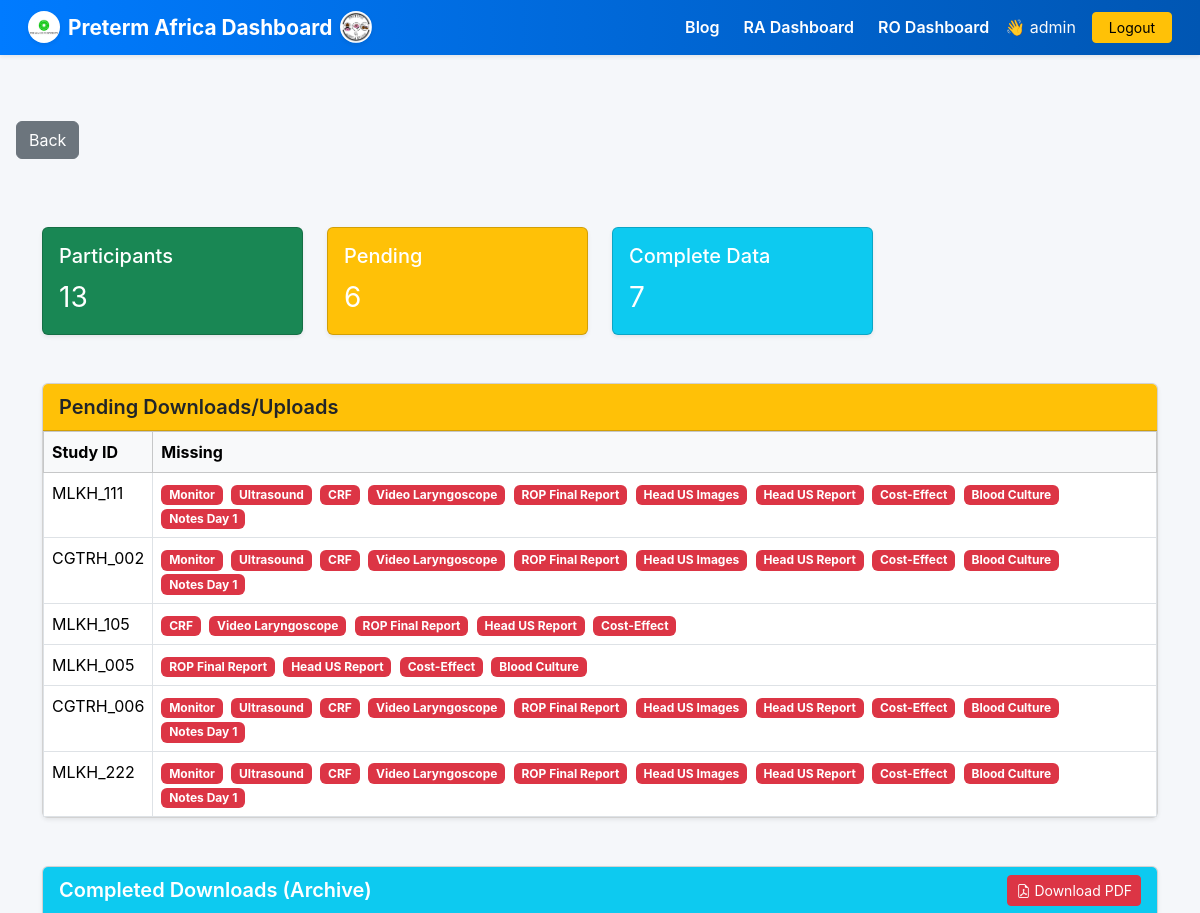
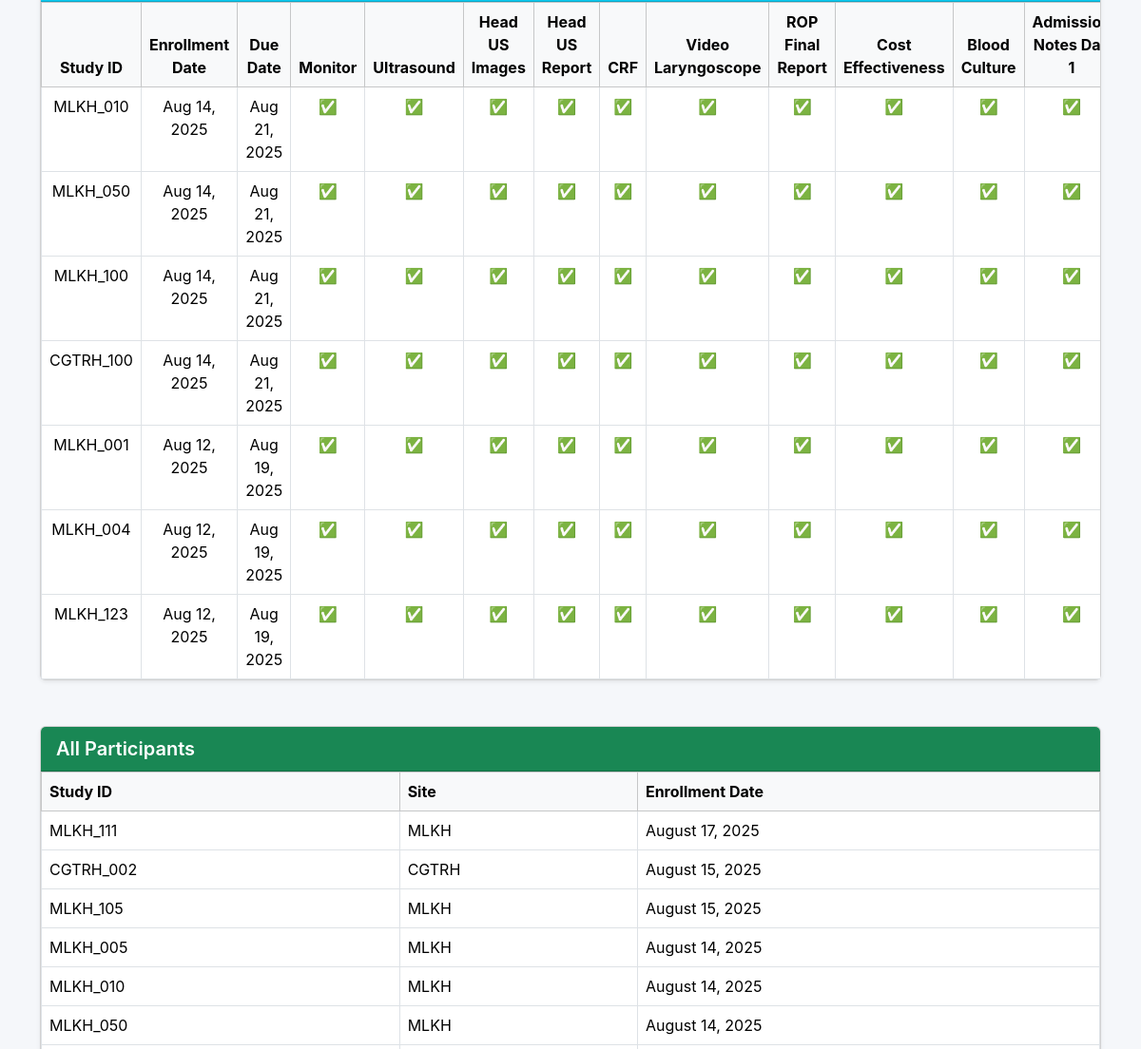
Before: /choose-dashboard/ (signed in, upper part) with the older database file (2 pictures, top to bottom).
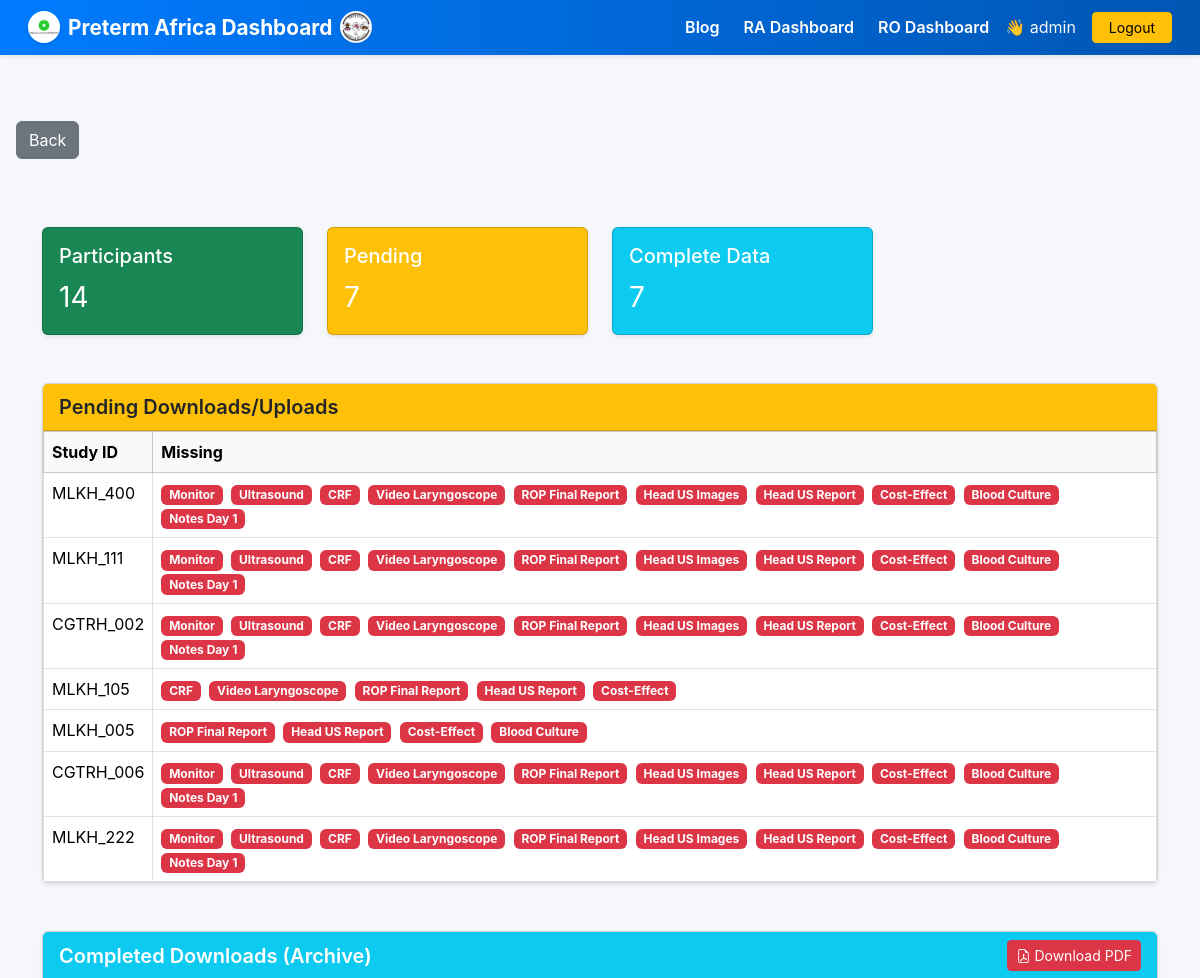
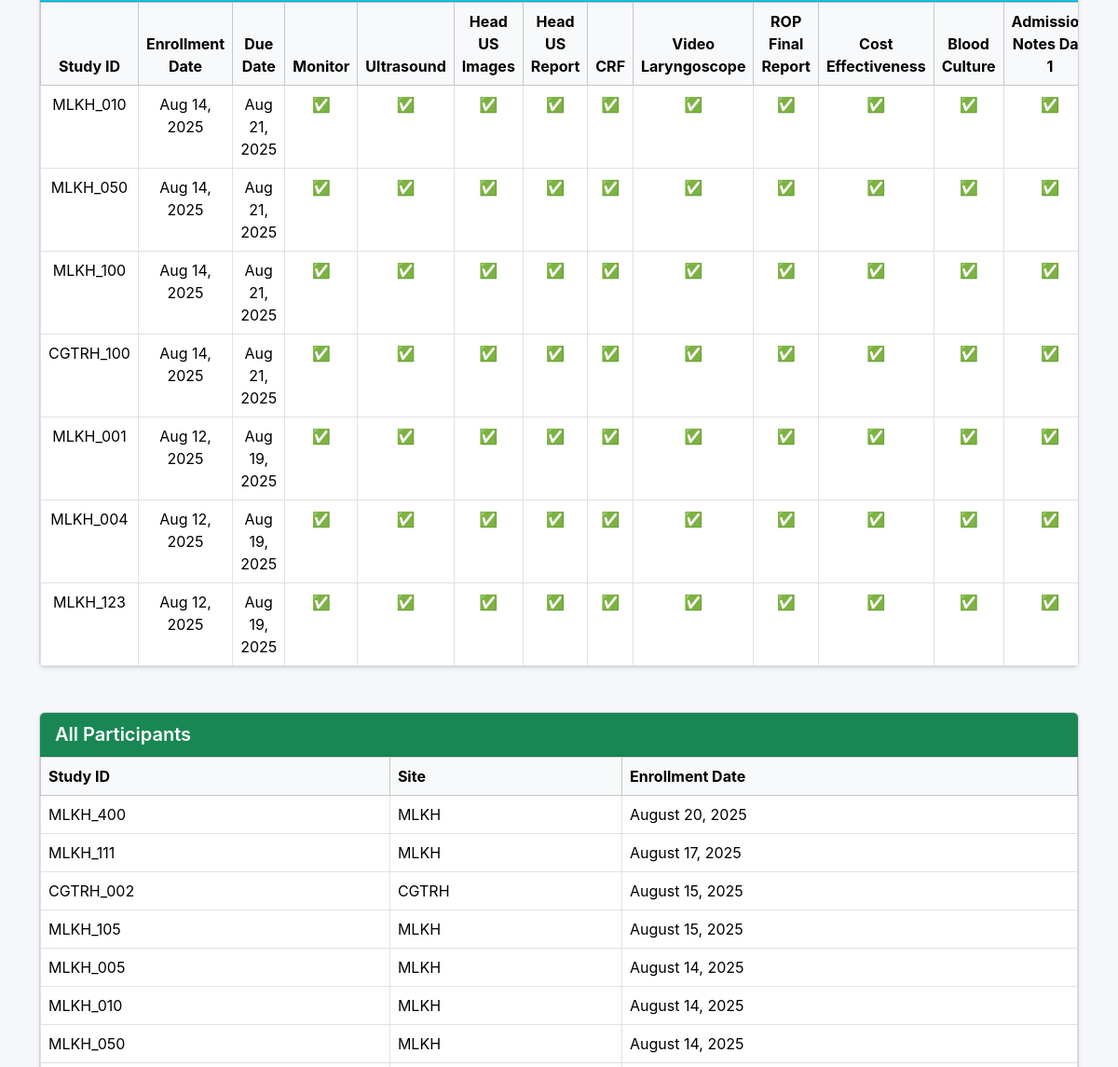
After: the same page with the newer database file (2 pictures, top to bottom).
### tracking/models.py (models this page shows, shortened)
class Participant(models.Model):
    site = models.ForeignKey(Site, on_delete=models.CASCADE)
    study_id = models.CharField(max_length=50, unique=True)
    enrollment_date = models.DateField(default=timezone.now)
    due_date = models.DateField(editable=False)
    monitor_downloaded = models.BooleanField(default=False)
    monitor_downloaded_at = models.DateTimeField(null=True, blank=True)
    monitor_downloaded_by = models.ForeignKey(
        'CustomUser', null=True, blank=True, on_delete=models.SET_NULL,
        related_name='monitor_downloads'
    )
    ultrasound_downloaded = models.BooleanField(default=False)
    ultrasound_downloaded_at = models.DateTimeField(null=True, blank=True)
    ultrasound_downloaded_by = models.ForeignKey(
        'CustomUser', null=True, blank=True, on_delete=models.SET_NULL,
        related_name='ultrasound_downloads'
    )
    monitor_downloaded = models.BooleanField(default=False)
    monitor_downloaded_on = models.DateTimeField(null=True, blank=True)
    ultrasound_downloaded = models.BooleanField(default=False)
    ultrasound_downloaded_on = models.DateTimeField(null=True, blank=True)
    case_report_form_uploaded = models.BooleanField(default=False)
    video_laryngoscope_uploaded = models.BooleanField(default=False)
    rop_final_report_uploaded = models.BooleanField(default=False)
    head_ultrasound_images_uploaded = models.BooleanField(default=False)
    head_ultrasound_report_uploaded = models.BooleanField(default=False)
    cost_effectiveness_data_uploaded = models.BooleanField(default=False)
    blood_culture_done = models.BooleanField(default=False)
    admission_notes_day1_uploaded = models.BooleanField(default=False)
    admission_notes_24hr_uploaded = models.BooleanField(default=False)
    vital_sign_monitoring_done = models.BooleanField(default=False)
    created_at = models.DateTimeField(auto_now_add=True)
    class Meta:
        ordering = ['-enrollment_date']

class Site(models.Model):
    name = models.CharField(max_length=100, unique=True)

### tracking/views.py (the view)
# urls.py: path('choose-dashboard/', views.choose_dashboard, name='choose_dashboard'),
@login_required
def choose_dashboard(request):
    if request.user.role != 'AD' and not request.user.is_superuser:
        return render(request, 'tracking/forbidden.html', {'message': "Only PIs or superusers can access this page."})
    participants = Participant.objects.all().order_by('-enrollment_date') if request.user.is_superuser else Participant.objects.filter(site=request.user.site).order_by('-enrollment_date')
    pending_list = []
    for p in participants:
        missing = []
        if not p.monitor_downloaded: missing.append("Monitor")
        if not p.ultrasound_downloaded: missing.append("Ultrasound")
        if not p.case_report_form_uploaded: missing.append("CRF")
        if not p.video_laryngoscope_uploaded: missing.append("Video Laryngoscope")
        if not p.rop_final_report_uploaded: missing.append("ROP Final Report")
        if not p.head_ultrasound_images_uploaded: missing.append("Head US Images")
        if not p.head_ultrasound_report_uploaded: missing.append("Head US Report")
        if not p.cost_effectiveness_data_uploaded: missing.append("Cost-Effect")
        if not p.blood_culture_done: missing.append("Blood Culture")
        if not p.admission_notes_day1_uploaded: missing.append("Notes Day 1")
        if missing: pending_list.append({'participant': p, 'missing': missing})
    completed = [p for p in participants if not any([
        not p.monitor_downloaded, not p.ultrasound_downloaded, not p.case_report_form_uploaded,
        not p.video_laryngoscope_uploaded, not p.rop_final_report_uploaded,
        not p.head_ultrasound_images_uploaded, not p.head_ultrasound_report_uploaded,
        not p.cost_effectiveness_data_uploaded, not p.blood_culture_done,
        not p.admission_notes_day1_uploaded
    ])]
    return render(request, 'tracking/choose_dashboard.html', {'participants': participants, 'pending': pending_list, 'completed': completed})

### tracking/templates/tracking/choose_dashboard.html (shortened to what the changed rows need)
{% extends "tracking/base.html" %}
{% load static %}
{% block content %}
<div class="container mt-5 mb-5">
  <div class="row mb-5 g-4">
    <div class="col-md-3">
      <div class="card text-white bg-success shadow-sm">
        <div class="card-body">
          <h5 class="card-title">Participants</h5>
          <p class="card-text fs-3">{{ participants|length }}</p>
        </div>
      </div>
    </div>
    <div class="col-md-3">
      <div class="card text-white bg-warning shadow-sm">
        <div class="card-body">
          <h5 class="card-title">Pending</h5>
          <p class="card-text fs-3">{{ pending|length }}</p>
        </div>
      </div>
    </div>
  </div>
  <div class="card mb-5 shadow-sm">
    <div class="table-responsive">
      <table class="table table-bordered table-hover mb-0">
        <thead class="table-light">
          <tr>
            <th>Study ID</th>
            <th>Missing</th>
          </tr>
        </thead>
        <tbody>
          {% for item in pending %}
          <tr>
            <td>{{ item.participant.study_id }}</td>
            <td>
              {% for missing_field in item.missing %}
                <span class="badge bg-danger me-1">{{ missing_field }}</span>
              {% endfor %}
            </td>
          </tr>
          {% empty %}
          <tr>
            <td colspan="2" class="text-center text-muted fst-italic">No pending downloads.</td>
          </tr>
          {% endfor %}
        </tbody>
      </table>
    </div>
  </div>
  <div class="card shadow-sm mb-5">
    <div class="table-responsive">
      <table class="table table-bordered table-hover mb-0 text-center">
        <thead class="table-light">
          <tr>
            <th>Study ID</th>
            <th>Enrollment Date</th>
            <th>Due Date</th>
            <th>Monitor</th>
            <th>Ultrasound</th>
            <th>Head US Images</th>
            <th>Head US Report</th>
            <th>CRF</th>
            <th>Video Laryngoscope</th>
            <th>ROP Final Report</th>
            <th>Cost Effectiveness</th>
            <th>Blood Culture</th>
            <th>Admission Notes Day 1</th>
          </tr>
        </thead>
        <tbody>
          {% for p in completed %}
          <tr>
            <td>{{ p.study_id }}</td>
            <td>{{ p.enrollment_date|date:"M d, Y" }}</td>
            <td>{{ p.due_date|date:"M d, Y" }}</td>
            <td>{% if p.monitor_downloaded %}✅{% endif %}</td>
            <td>{% if p.ultrasound_downloaded %}✅{% endif %}</td>
            <td>{% if p.head_ultrasound_images_uploaded %}✅{% endif %}</td>
            <td>{% if p.head_ultrasound_report_uploaded %}✅{% endif %}</td>
            <td>{% if p.case_report_form_uploaded %}✅{% endif %}</td>
            <td>{% if p.video_laryngoscope_uploaded %}✅{% endif %}</td>
            <td>{% if p.rop_final_report_uploaded %}✅{% endif %}</td>
            <td>{% if p.cost_effectiveness_data_uploaded %}✅{% endif %}</td>
            <td>{% if p.blood_culture_done %}✅{% endif %}</td>
            <td>{% if p.admission_notes_day1_uploaded %}✅{% endif %}</td>
          </tr>
          {% empty %}
          <tr>
            <td colspan="13" class="text-center text-muted fst-italic">No completed participants for your site.</td>
          </tr>
          {% endfor %}
        </tbody>
      </table>
    </div>
  </div>
  <div class="card mb-5 shadow-sm">
    <div class="table-responsive">
      <table class="table table-bordered table-hover mb-0">
        <thead class="table-light">
          <tr>
            <th>Study ID</th>
            <th>Site</th>
            <th>Enrollment Date</th>
          </tr>
        </thead>
        <tbody>
          {% for p in participants %}
          <tr>
            <td>{{ p.study_id }}</td>
            <td>{{ p.site.name }}</td>
            <td>{{ p.enrollment_date|date:"F j, Y" }}</td>
          </tr>
          {% empty %}
          <tr>
            <td colspan="3" class="text-center text-muted fst-italic">No participants found.</td>
          </tr>
          {% endfor %}
        </tbody>
      </table>
    </div>
  </div>
</div>
{% endblock %}

Changed rows visible on the page:
added Participant: participant.study_id "MLKH_400", missing "Monitor" "Ultrasound" "CRF" "Video Laryngoscope" "ROP Final Report" "Head US Images" "Head US Report" "Cost-Effect" "Blood Culture" "Notes Day 1", study_id "MLKH_400", site.name "MLKH", enrollment_date "August 20, 2025"
Other visible differences:
{{ participants|length }}: "13" → "14"
{{ pending|length }}: "6" → "7"
